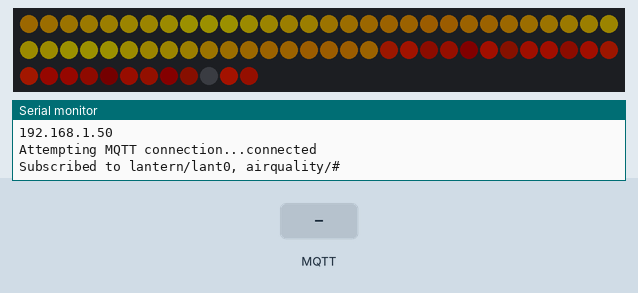
A sketch run on a simulated ESP8266 (NodeMCU). Shown: 72 RGB LEDs in strip order, left to right, continuing on the next row, the last lines printed to the serial monitor. Inputs (shaded band) come from the test bench. Dim RGB values are drawn brighter than linear; WiFi joins after 1.5 s; servers stay silent unless stated; random numbers use the default seed unless the sketch sets one; no MQTT or app messages arrive unless stated.

Above: at 2.7 s.
2.8 s: MQTT message "0" arrives on the first subscribed topic
At 2.98 s:
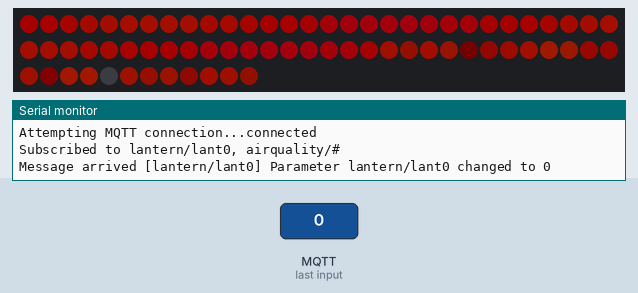
5.2 s: MQTT message "90" arrives on the first subscribed topic
At 5.42 s:
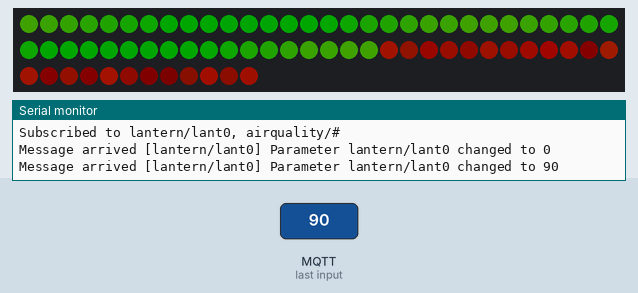
7.6 s: MQTT message "200" arrives on the first subscribed topic
At 7.86 s:
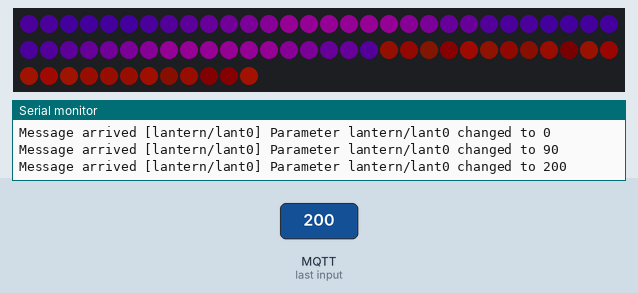
10.1 s: MQTT message "0" arrives on the second subscribed topic
11.6 s: MQTT message "on" arrives on the second subscribed topic
At 12.72 s:
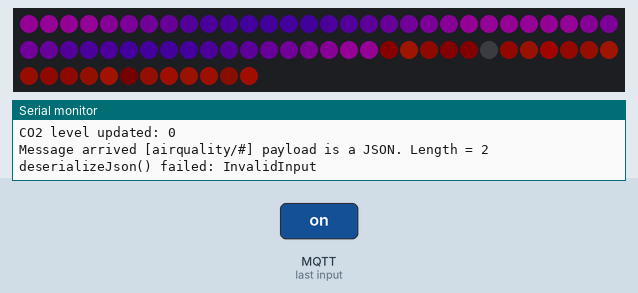
Timing chart, 0 to 14.1 s (numbered marks = the images above; inputs shaded):
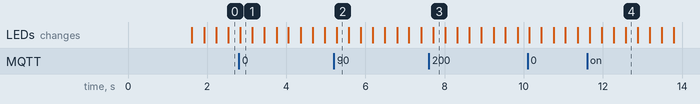

The sketch:

LanternCode.ino
```cpp
#include <ESP8266WiFi.h>
#include <PubSubClient.h>
#include <FastLED.h>
#include <ArduinoJson.h>

#define COLOR_ORDER GRB
#define LED_PIN 12

#define decayProb_1 50
#define decayProb_hue 50
#define decayConst_1 980
#define decayConst_hue 800
#define baseHue_1 50
#define hueAmplitude_1 10
#define sineTau 3000
#define flickerHue 10
#define hueMaxVar 500
#define maxVal 100
#define outerVal 80

int co2 = 400; // starting value for CO2 levels

//MQTT topics
const char* TOPIC_0 = "lantern/lant0"; // change to airquality base topic
//const char* TOPIC_1 = "lantern/lant1";
//const char* TOPIC_2 = "lantern/lant2";
//const char* TOPIC_3 = "lantern/lant3";
//const char* TOPIC_4 = "lantern/lant4";
const char* TOPIC_AQ = "airquality/#"; //subscribe to AQ topic on local raspberry pi (change hardware number to your own)

#define LED_A 24
#define LED_B 48
#define LED_C 64
#define LED_D 72
#define LED_COUNT 72

uint8_t pixelHue[LED_COUNT];
uint8_t pixelVal[LED_COUNT];
float pixelFraction[LED_COUNT];
int hueModifier[LED_COUNT];
//const float blendSpeed = 2; // variable used for smooth blending - comment out if not using

CRGBArray<LED_COUNT> leds;

//starting parameters
uint16_t PARAMETERS[]= {baseHue_1, hueAmplitude_1, sineTau, flickerHue, hueMaxVar};
#define numTopics 5
uint16_t PARAMETERS_old[numTopics];

//////////////////////////////////
////////// WiFi details go in here
const char* ssid = "TOES";
const char* password = "saxophone";
const char* mqtt_server = "airquality.local";
WiFiClient espClient;
PubSubClient client(espClient);
unsigned long lastMsg = 0;
#define MSG_BUFFER_SIZE  (50)
char msg[MSG_BUFFER_SIZE];
int value = 0;

////////////////////////////////////
/// GETTING ONTO THE WIFI

void setup_wifi() {
  delay(10);
  // We start by connecting to a WiFi network
  Serial.println();
  Serial.print("Connecting to ");
  Serial.println(ssid);

  WiFi.mode(WIFI_STA);
  WiFi.begin(ssid, password);

  while (WiFi.status() != WL_CONNECTED) {
    delay(500);
    Serial.print(".");
  }

  randomSeed(micros());

  Serial.println("");
  Serial.println("WiFi connected");
  Serial.println("IP address: ");
  Serial.println(WiFi.localIP());
}

///////////////////////////////////////////////////////////////////////////
//// MQTT callback - this function runs whenever a subscribed topic changes
///////////////////////////////////////////////////////////////////////////
void callback(char* topic, byte* payload, unsigned int length) {
  Serial.print("Message arrived [");
  Serial.print(topic);
  Serial.print("] ");

//  for (int i = 0; i < length; i++) {
//    Serial.print((char)payload[i]);
//  }
//  Serial.println();

//convert payload to a number, if it is one...
//
//    payload[length] = '\0'; // this line terminates the payload with a null code
//    String s = String((char*)payload);
//    int payloadValue = s.toInt();

    // Compare 'topic' i.e. recently updated value
    // with the name of each subscribed topic
    // and change the respective Parameter:

      if (strcmp(topic, TOPIC_0) == 0){
        payload[length] = '\0'; // this line terminates the payload with a null code
        String s = String((char*)payload);
        int payloadValue = s.toInt();
        PARAMETERS[0] = payloadValue;
        Serial.print("Parameter ");
        Serial.print(TOPIC_0);
        Serial.print(" changed to ");
        Serial.println(PARAMETERS[0]);
      }
//      else if(strcmp(topic, TOPIC_1) == 0){
//        PARAMETERS[1] = payloadValue;
//        Serial.print("Parameter ");
//        Serial.print(TOPIC_1);
//        Serial.print(" changed to ");
//        Serial.println(PARAMETERS[1]);
//      }
//      else if(strcmp(topic, TOPIC_2) == 0){
//        PARAMETERS[2] = payloadValue;
//        Serial.print("Parameter ");
//        Serial.print(TOPIC_2);
//        Serial.print(" changed to ");
//        Serial.println(PARAMETERS[2]);
//      }
//      else if(strcmp(topic, TOPIC_3) == 0){
//        PARAMETERS[3] = payloadValue;
//        Serial.print("Parameter ");
//        Serial.print(TOPIC_3);
//        Serial.print(" changed to ");
//        Serial.println(PARAMETERS[3]);
//      }
//      else if(strcmp(topic, TOPIC_4) == 0){
//        PARAMETERS[4] = payloadValue;
//        Serial.print("Parameter ");
//        Serial.print(TOPIC_4);
//        Serial.print(" changed to ");
//        Serial.println(PARAMETERS[4]);
//      }
      else {
        Serial.print("payload is a JSON. Length = ");
        Serial.println(length);
        StaticJsonDocument<512> doc;
        DeserializationError error = deserializeJson(doc, payload, length);

        // Test if parsing succeeds.
        if (error) {
          Serial.print(F("deserializeJson() failed: "));
          Serial.println(error.f_str());
          return;
        }
        co2 = doc["co2"]["co2"];
        Serial.print("CO2 level updated: ");
        Serial.println(co2);
      }
  }

/////////////////////////
// reconnect to the WiFi

void reconnect() {
  // Loop until we're reconnected
  while (!client.connected()) {
    Serial.print("Attempting MQTT connection...");
    // Create a random client ID
    String clientId = "ESP8266Client-";
    clientId += String(random(0xffff), HEX);
    // Attempt to connect
    if (client.connect(clientId.c_str())) {
      Serial.println("connected");
      // Once connected, publish an announcement...
      //client.publish("test", "hello world");
      // ... and resubscribe

      //subscribe to all topics
        client.subscribe(TOPIC_0);
        //client.subscribe(TOPIC_1);
        //client.subscribe(TOPIC_2);
        //client.subscribe(TOPIC_3);
        //client.subscribe(TOPIC_4);
        client.subscribe(TOPIC_AQ);

        Serial.print("Subscribed to ");
        Serial.print(TOPIC_0);
//        Serial.print(", ");
//        Serial.print(TOPIC_1);
//        Serial.print(", ");
//        Serial.print(TOPIC_2);
//        Serial.print(", ");
//        Serial.print(TOPIC_3);
//        Serial.print(", ");
//        Serial.print(TOPIC_4);
        Serial.print(", ");
        Serial.println(TOPIC_AQ);

    } else {
      Serial.print("failed, rc=");
      Serial.print(client.state());
      Serial.println(" try again in 5 seconds");
      // Wait 5 seconds before retrying
      delay(5000);
    }
  }
}


////////////////////////////////////////////////////////////
//// Do some maths to fill a global float array 'pixelFraction'
//// for each separate ring / subset of the LEDs
//// - this enables a lot of the animations

void fillPixelFractions(uint16_t startLED, uint16_t stopLED){
  int numLedsInString = stopLED - startLED;
  float number = float(numLedsInString);
  for(int i = startLED; i < stopLED; i++)
  {
     pixelFraction[i] = (i+1-startLED)/number;
  }
}


///////////////////////////////////////////////////////////
/// Sine wave pulse

void sineWaveHue(uint8_t firstLED, uint8_t lastLED, uint16_t centralVal, uint16_t amplitude, uint16_t timePeriod){
  uint16_t timeNow = (millis() % timePeriod);
  float timeNowFraction = float(timeNow) / float(timePeriod);
  for(int i = firstLED; i < lastLED; i++){
    pixelHue[i] = int(amplitude * sin(TWO_PI * (timeNowFraction + pixelFraction[i])) + centralVal);
    //pixelVal[i] = 255;
  }
}

///////////////////////////////////////////////////////////
/// Random noise flicker!

void randomNoise(uint16_t firstLED, uint16_t lastLED, uint16_t strength, bool gradient){
    int pixelMod[LED_COUNT];
    for (int i = firstLED; i< lastLED; i++){
      pixelMod[i] = random(strength);
      int halfStr = int(strength/2);
      if(gradient == false){
        pixelHue[i] = pixelHue[i] - halfStr + int(pixelMod[i]);
      }
      else{
        pixelHue[i] = pixelHue[i] - halfStr + int(pixelMod[i]*pixelFraction[i]);
      }
    }
}


///////////////////////////////////////////////////////////
/// Exponential decay brightness flicker!

void flickerDecayVal(int firstLED, int lastLED, uint16_t decayConst, uint16_t decayProb, uint16_t brightness){
  for(int i = firstLED; i < lastLED; i++){
    int decayValRandom = random(1000);
    if(decayValRandom < decayProb){
      pixelVal[i] = brightness;
    }
    else {
      pixelVal[i] = int(float(pixelVal[i])*float(decayConst)/1000);
    }
  }
}

//////////////////////////////////////////////////////////
///// Exponential decay colour modifier (flicker) - generates a 'hue modifier' value for the relevant LED
///// NOTE creates a value for hueModifier[i] that needs to be divided by 1000 before adding to hueValue[i]

void flickerDecayHue(int firstLED, int lastLED, uint16_t decayConst, uint16_t decayProb, uint16_t variance){
  for(int i = firstLED; i < lastLED; i++){
    int decayRandom = random(1000); // with a probability of 'decayProb / 1000':
    if(decayRandom < decayProb){
      hueModifier[i] = random(variance) - int(float(variance)/2); //add (or subtract) a random number
    }
    else {
      hueModifier[i] = int(hueModifier[i]*float(decayConst)/1000); //and otherwise reduce the modifier
    }
  }
}

void stringHue(byte firstLED, byte lastLED, uint16_t huenum){
  for(int i = firstLED; i < lastLED; i++){
     pixelHue[i] = huenum;
  }
}

void stringVal(byte firstLED, byte lastLED, uint16_t valnum){
  for(int i = firstLED; i < lastLED; i++){
     pixelVal[i] = valnum;
  }
}


void setup() {

  Serial.begin(115200);

  // initialise the WiFi and the MQTT client
  setup_wifi();
  client.setServer(mqtt_server, 1883);
  client.setCallback(callback);

  // initialise the LEDs
  FastLED.addLeds<WS2812,LED_PIN, COLOR_ORDER>(leds, LED_COUNT);
  delay(50);

  //Set starting parameters
  for(int i = 0; i < numTopics; i++){
    PARAMETERS_old[i] = PARAMETERS[i];
  }

  //LED string is off to begin with
  stringHue(0, LED_COUNT, 0);
  stringVal(0, LED_COUNT, 0);

  // pixelFractions is a float array - this function fills it with values
  // that vary from 0 at the beginning of the LED string to 1 at the end.
  // This allows LED animations to be smoothly graded over the string.
  fillPixelFractions(0, LED_A);
  fillPixelFractions(LED_A, LED_B);
  fillPixelFractions(LED_B, LED_C);
  fillPixelFractions(LED_C, LED_COUNT);
}

/////////////////////////////////////////////////////////////////
/////////////////////////////////////////////////////////////////
///// main loop
void loop(){

  if (!client.connected()) {
    reconnect();
  }
  client.loop();

  for (int i=0; i < numTopics; i++){
    PARAMETERS_old[i] = PARAMETERS[i]; //comment out if using blend function
  }

  ////////////////////////////////////////////////////////////////////////////
  ////////////////////////////////////////////////////////////////////////////
  ///////ANIMATION FUNCTIONS//////////////////////////////////////////////////
  ////////////////////////////////////////////////////////////////////////////
  //Animation reference
  //sineWaveHue(firstLED, lastLED, centralVal, amplitude, timePeriod)
  //flickerDecayHue(firstLED, lastLED, decayConst, decayProb, variance)
  //flickerDecayVal(firstLED, lastLED, decayConst, decayProb, maxVal)
  ////////////////////////////////////////////////////////////////////////////
  /////// FIRST STRING: pointing down - outside AQ

  sineWaveHue(0, LED_A, PARAMETERS_old[0], PARAMETERS_old[1], PARAMETERS_old[2]);
  stringVal(0, LED_A, maxVal);
  flickerDecayHue(0, LED_A, decayConst_hue, decayProb_hue, PARAMETERS_old[4]);
  //Serial.println(hueModifier[0]);  // debug line


  ////////////////////////////////////////////////////////////////////////////
  /////// SECOND STRING: pointing up - indoor AQ - main sinewave pulse

  sineWaveHue(LED_A, LED_B, PARAMETERS_old[0], PARAMETERS_old[1], PARAMETERS_old[2]);
  stringVal(LED_A, LED_B, maxVal);

  /////// THIRD STRING: pointing up - indoor AQ - second sinewave pulse? flicker decay??

  flickerDecayVal(LED_B, LED_C, decayConst_1, decayProb_1, maxVal);
  stringHue(LED_B, LED_C, PARAMETERS_old[3]);
  randomNoise(LED_B, LED_C, 10, false);

  /////// FOURTH STRING: pointing up - indoor AQ - flicker

  flickerDecayVal(LED_C, LED_D, decayConst_1, decayProb_1, maxVal);
  stringHue(LED_C, LED_D, PARAMETERS_old[3]);

  /////////////////////////////////////////////////////////////////////////////
  // load the LED values into the FastLED function, and send it all to the LEDs

  for(int i = 0; i < LED_COUNT; i++) {
    if (hueModifier[i] == 0){
    leds[i] = CHSV(pixelHue[i],255,pixelVal[i]); //nb. add hueModifier value
    }
    else {
    int modifier = int(hueModifier[i] / 100);
    leds[i] = CHSV(pixelHue[i] + modifier,255,pixelVal[i]); //nb. add hueModifier value
    }
  }
  FastLED.show();
  delay(10);
}


///////////////////////////////////////////////////////////
/// random WALK flicker!
//
//void randomWalkHue(uint16_t firstLED, uint16_t lastLED, uint16_t strength, bool graded){
//    int pixelMod[LED_COUNT];
//    for (int i = firstLED; i< lastLED; i++){
//      pixelMod[i] = random(strength);
//      int halfStr = int(strength/2);
//      if(graded == false){
//        pixelHue[i] = pixelHue[i] - halfStr + int(pixelMod[i]);
//      }
//      else{
//        pixelHue[i] = pixelHue[i] - halfStr + int(pixelMod[i]*pixelFraction[i]);
//      }
//    }
//}


//SOME CODE TO VARY THE PARAMETERS SMOOTHLY - work on this later.
//
//    if (PARAMETERS[i] != PARAMETERS_old[i]){
//      if (PARAMETERS[i] > PARAMETERS_old[i]){
//          if(100*(PARAMETERS[i] / PARAMETERS_old[i]-1) < 1){
//            PARAMETERS_old[i] = PARAMETERS[i]; // if there's less than 1% difference, make them identical.
//          }
//          else{
//            PARAMETERS_old[i] = uint16_t(PARAMETERS[i] - (blendSpeed*((PARAMETERS[i] / PARAMETERS_old[i])-1)));
//          }
//      }
//      else{ //here, new is a smaller value than old...
//        if(100*(PARAMETERS_old[i] / PARAMETERS[i]-1) < 1){
//            PARAMETERS_old[i] = PARAMETERS[i]; // if there's less than 1% difference, make them identical.
//          }
//          else{
//            PARAMETERS_old[i] = uint16_t(PARAMETERS[i] - (blendSpeed*((PARAMETERS_old[i] / PARAMETERS[i])-1)));
//          }
//      }
//  }
```
